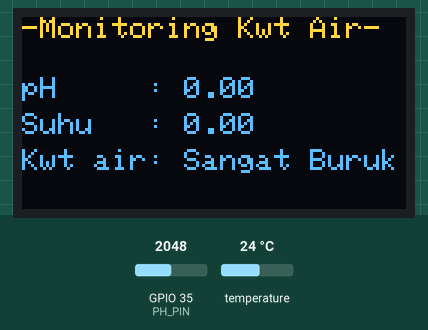
The sketch below on a simulated ESP32. On the bench: 128×64 one-colour display. Inputs (shaded band) come from the test bench; at power-on: temperature 24 °C, GPIO 35 (PH_PIN) = 2048. The OLED is the two-colour kind (top 16 rows yellow); WiFi joins after 1.5 s; servers stay silent unless stated; the display library's start-up logo is not drawn; uploads are accepted with an empty reply; EEPROM starts erased; what the sketch prints to the serial monitor is not drawn.

Above: at 7.2 s.
7.3 s: temperature set to 28 °C
At 14.8 s:
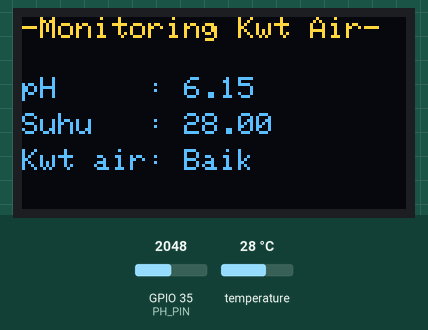
18.5 s: GPIO 35 (PH_PIN) set to 2190
At 30.3 s:
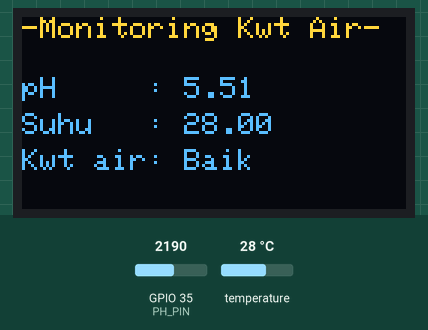
30.6 s: GPIO 35 (PH_PIN) set to 2309
At 37.9 s:
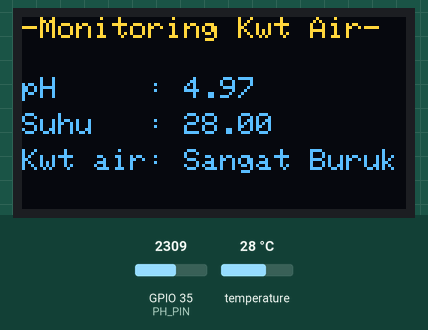
41.8 s: temperature set to 12 °C
At 52.5 s:
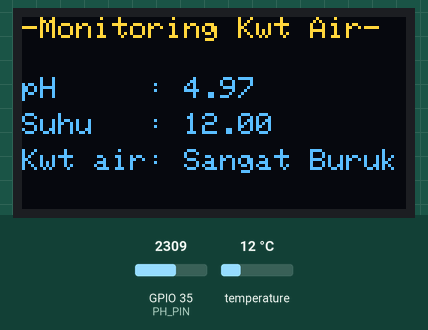
53.2 s: temperature set to 19 °C
64.4 s: GPIO 35 (PH_PIN) set to 2047
At 75.6 s:
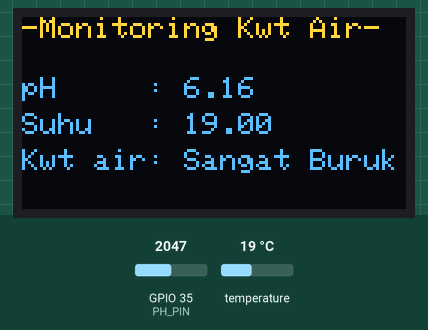
Timing chart, 0 to 76.7 s (numbered marks = the images above; inputs shaded):
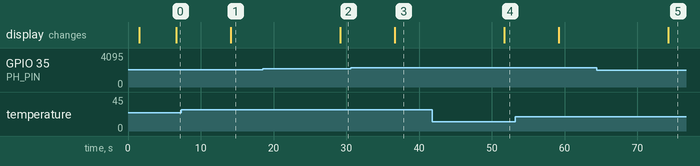

The sketch:

Skripsi_Ihsan-Magribi_WMS.ino
```cpp
#include "WiFi.h"
#include <HTTPClient.h>      //Spread Sheet library HTTP
#include "DFRobot_ESP_PH.h"  //PH Sensor
#include "EEPROM.h"
#include <OneWire.h>
#include <DallasTemperature.h>  //suhu Sensor
#include <FirebaseESP32.h>      //Firebase
#include <Wire.h>
#include <Adafruit_SSD1306.h>  // Memanggil Library OLED SSD1306
#include <string.h>

#define FIREBASE_HOST ""  //untuk database realtime
#define FIREBASE_AUTH ""  // untuk token database secrets
FirebaseData firebaseData;
FirebaseAuth firebaseAuth;
FirebaseConfig firebaseConfig;
//===========WiFi credentials==================
const char* ssid = "";    // change SSID
const char* password = "";  // change password
//  Google script ID and required credentials
String GOOGLE_SCRIPT_ID = "";  // change Gscript ID

// Constants for pH sensor
DFRobot_ESP_PH ph;
#define ESPADC 4096.0                 // The ESP32 Analog Digital Conversion value
#define ESPVOLTAGE 3300               // The ESP32 voltage supply value
#define PH_PIN 35                     // The ESP32 GPIO data pin number
const int oneWireBus = 5;             // Constants for DS18B20 suhu sensor
OneWire oneWire(oneWireBus);          // Setup oneWire instance to communicate with DS18B20
DallasTemperature sensors(&oneWire);  // Setup DallasTemperature to access the sensor

#define SCREEN_WIDTH 128  // Lebar Oled dalam Pixel
#define SCREEN_HEIGHT 64  // Tinggi Oled dalam Pixel
#define OLED_RESET 4
Adafruit_SSD1306 display(SCREEN_WIDTH, SCREEN_HEIGHT, &Wire, OLED_RESET);

float minr[26];
float A1[26];
float A2[26];
float voltage, pH, suhu, Z, a1, a2;
String hasil;
String hasilKodular;

void setup() {
  Serial.begin(115200);
  EEPROM.begin(32);  // Needed to permit storage of calibration value in EEPROM
  ph.begin();
  sensors.begin();  // Initialize the DS18B20 sensor
  Serial.println("DS18B20 Sensor Suhu");
  // connect to WiFi
  Serial.println();
  Serial.print("Connecting to wifi: ");
  Serial.println(ssid);
  Serial.flush();
  WiFi.begin(ssid, password);
  while (WiFi.status() != WL_CONNECTED) {
    delay(500);
    Serial.print(".");
  }
  // Konfigurasi Firebase
  firebaseConfig.host = FIREBASE_HOST;
  firebaseConfig.signer.tokens.legacy_token = FIREBASE_AUTH;
  Firebase.begin(&firebaseConfig, &firebaseAuth);
  //Display Oled
  if (!display.begin(SSD1306_SWITCHCAPVCC, 0x3C)) {  // alamat I2C 0x3C untuk 128x28
    Serial.println(F("SSD1306 Gagal"));
    for (;;)
      ;  // mengulang terus, hingga bisa menghubungkan ke I2C Oled
  }
}

// Fungsi keanggotaan untuk input pH air
float fuPSasam(float ph) {
  if (ph >= 5.5) {
    return 0;
  } else if (5 < ph && ph < 5.5) {
    return (5.5 - ph) / (5.5 - 5);
  } else if (ph <= 5) {
    return 1;
  }
  return 0;
}

float fuPasam(float ph) {
  if (ph <= 5 || ph >= 6.5) {
    return 0;
  } else if (5 < ph && ph < 5.5) {
    return (ph - 5) / (5.5 - 5);
  } else if (5.5 <= ph && ph <= 6) {
    return 1;
  } else if (6 < ph && ph < 6.5) {
    return (6.5 - ph) / (6.5 - 6);
  }
  return 0;
}

float fuPnormal(float ph) {
  if (ph <= 6 || ph >= 8) {
    return 0;
  } else if (6 < ph && ph < 7) {
    return (ph - 6) / (7 - 6);
  } else if (ph == 7) {
    return 1;
  } else if (7 < ph && ph < 8) {
    return (8 - ph) / (8 - 7);
  }
  return 0;
}

float fuPbasa(float ph) {
  if (ph <= 7.5 || ph >= 9) {
    return 0;
  } else if (7.5 < ph && ph < 8) {
    return (ph - 7.5) / (8 - 7.5);
  } else if (8 <= ph && ph <= 8.5) {
    return 1;
  } else if (8.5 < ph && ph < 9) {
    return (9 - ph) / (9 - 8.5);
  }
  return 0;
}

float fuPSbasa(float ph) {
  if (ph <= 8.5) {
    return 0;
  } else if (8.5 < ph && ph < 9) {
    return (ph - 8.5) / (9 - 8.5);
  } else if (ph >= 9) {
    return 1;
  }
  return 0;
}

// Fungsi keanggotaan untuk input suhu air
float fuSSdingin(float suhu) {
  if (suhu >= 26) {
    return 0;
  } else if (25 < suhu && suhu < 26) {
    return (26 - suhu) / (26 - 25);
  } else if (suhu <= 25) {
    return 1;
  }
  return 0;
}

float fuSdingin(float suhu) {
  if (suhu <= 25 || suhu >= 28) {
    return 0;
  } else if (25 < suhu && suhu < 26) {
    return (suhu - 25) / (26 - 25);
  } else if (26 <= suhu && suhu <= 27) {
    return 1;
  } else if (27 < suhu && suhu < 28) {
    return (28 - suhu) / (28 - 27);
  }
  return 0;
}

float fuSnormal(float suhu) {
  if (suhu <= 27 || suhu >= 31) {
    return 0;
  } else if (27 < suhu && suhu < 29) {
    return (suhu - 27) / (29 - 27);
  } else if (suhu == 29) {
    return 1;
  } else if (29 < suhu && suhu < 31) {
    return (31 - suhu) / (31 - 29);
  }
  return 0;
}

float fuSpanas(float suhu) {
  if (suhu <= 30 || suhu >= 33) {
    return 0;
  } else if (30 < suhu && suhu < 31) {
    return (suhu - 30) / (31 - 30);
  } else if (31 <= suhu && suhu <= 32) {
    return 1;
  } else if (32 < suhu && suhu < 33) {
    return (33 - suhu) / (33 - 32);
  }
  return 0;
}

float fuSSpanas(float suhu) {
  if (suhu <= 32) {
    return 0;
  } else if (32 < suhu && suhu < 33) {
    return (suhu - 32) / (33 - 32);
  } else if (suhu >= 33) {
    return 1;
  }
  return 0;
}

float RUMUSOutputSangatBaik(float output) {
  a1 = output * (6 - 5) + 5;
  a2 = 7;
  return 0;
}

float RUMUSOutputBaik(float output) {
  a1 = output * (4 - 3) + 3;
  a2 = (-1) * ((output * (6 - 5)) - 6);
  return 0;
}


float RUMUSOutputBuruk(float output) {
  a1 = output * (2 - 1) + 1;
  a2 = (-1) * ((output * (4 - 3)) - 4);
  return 0;
}

float RUMUSOutputSangatBuruk(float output) {
  a1 = 0;
  a2 = (-1) * ((output * (2 - 1)) - 2);
  return 0;
}

//=============================================

float Minn(float a, float b) {
  return (a < b) ? a : b;
}

void rule(float pH, float suhu, float* Rule) {
  // R1 If pH Normal and Suhu Normal then kualitas Sangat_Baik
  Rule[1] = Minn(fuPnormal(pH), fuSnormal(suhu));
  minr[1] = RUMUSOutputSangatBaik(Rule[1]);
  A1[1] = a1;
  A2[1] = a2;

  // R2 If pH Normal and Suhu Panas then kualitas Baik
  Rule[2] = Minn(fuPnormal(pH), fuSpanas(suhu));
  minr[2] = RUMUSOutputBaik(Rule[2]);
  A1[2] = a1;
  A2[2] = a2;

  // R3 If pH Normal and Suhu Dingin then kualitas Baik
  Rule[3] = Minn(fuPnormal(pH), fuSdingin(suhu));
  minr[3] = RUMUSOutputBaik(Rule[3]);
  A1[3] = a1;
  A2[3] = a2;

  // R4 If pH Normal and Suhu Sangat Panas then kualitas Sangat_Buruk
  Rule[4] = Minn(fuPnormal(pH), fuSSpanas(suhu));
  minr[4] = RUMUSOutputSangatBuruk(Rule[4]);
  A1[4] = a1;
  A2[4] = a2;

  // R5 If pH Normal and Suhu Sangat Dingin then kualitas Sangat_Buruk
  Rule[5] = Minn(fuPnormal(pH), fuSSdingin(suhu));
  minr[5] = RUMUSOutputSangatBuruk(Rule[5]);
  A1[5] = a1;
  A2[5] = a2;

  // R6 If pH Asam and Suhu Normal then kualitas Baik
  Rule[6] = Minn(fuPasam(pH), fuSnormal(suhu));
  minr[6] = RUMUSOutputBaik(Rule[6]);
  A1[6] = a1;
  A2[6] = a2;

  // R7 If pH Asam and Suhu Panas then kualitas Buruk
  Rule[7] = Minn(fuPasam(pH), fuSpanas(suhu));
  minr[7] = RUMUSOutputBuruk(Rule[7]);
  A1[7] = a1;
  A2[7] = a2;

  // R8 If pH Asam and Suhu Dingin then kualitas Buruk
  Rule[8] = Minn(fuPasam(pH), fuSdingin(suhu));
  minr[8] = RUMUSOutputBuruk(Rule[8]);
  A1[8] = a1;
  A2[8] = a2;

  // R9 If pH Asam and Suhu Sangat Panas then kualitas Sangat_Buruk
  Rule[9] = Minn(fuPasam(pH), fuSSpanas(suhu));
  minr[9] = RUMUSOutputSangatBuruk(Rule[9]);
  A1[9] = a1;
  A2[9] = a2;

  // R10 If pH Asam and Suhu Sangat Dingin then kualitas Sangat_Buruk
  Rule[10] = Minn(fuPasam(pH), fuSSdingin(suhu));
  minr[10] = RUMUSOutputSangatBuruk(Rule[10]);
  A1[10] = a1;
  A2[10] = a2;

  // R11 If pH Basa and Suhu Normal then kualitas Baik
  Rule[11] = Minn(fuPbasa(pH), fuSnormal(suhu));
  minr[11] = RUMUSOutputBaik(Rule[11]);
  A1[11] = a1;
  A2[11] = a2;

  // R12 If pH Basa and Suhu Panas then kualitas Buruk
  Rule[12] = Minn(fuPbasa(pH), fuSpanas(suhu));
  minr[12] = RUMUSOutputBuruk(Rule[12]);
  A1[12] = a1;
  A2[12] = a2;

  // R13 If pH Basa and Suhu Dingin then kualitas Buruk
  Rule[13] = Minn(fuPbasa(pH), fuSdingin(suhu));
  minr[13] = RUMUSOutputBuruk(Rule[13]);
  A1[13] = a1;
  A2[13] = a2;

  // R14 If pH Basa and Suhu Sangat Panas then kualitas Sangat_Buruk
  Rule[14] = Minn(fuPbasa(pH), fuSSpanas(suhu));
  minr[14] = RUMUSOutputSangatBuruk(Rule[14]);
  A1[14] = a1;
  A2[14] = a2;

  // R15 If pH Basa and Suhu Sangat Dingin then kualitas Sangat_Buruk
  Rule[15] = Minn(fuPbasa(pH), fuSSdingin(suhu));
  minr[15] = RUMUSOutputSangatBuruk(Rule[15]);
  A1[15] = a1;
  A2[15] = a2;

  // R16 If pH Sangat_Asam and Suhu Normal then kualitas Sangat_Buruk
  Rule[16] = Minn(fuPSasam(pH), fuSnormal(suhu));
  minr[16] = RUMUSOutputSangatBuruk(Rule[16]);
  A1[16] = a1;
  A2[16] = a2;

  // R17 If pH Sangat_Asam and Suhu Panas then kualitas Sangat_Buruk
  Rule[17] = Minn(fuPSasam(pH), fuSpanas(suhu));
  minr[17] = RUMUSOutputSangatBuruk(Rule[17]);
  A1[17] = a1;
  A2[17] = a2;

  // R18 If pH Sangat_Asam and Suhu Dingin then kualitas Sangat_Buruk
  Rule[18] = Minn(fuPSasam(pH), fuSdingin(suhu));
  minr[18] = RUMUSOutputSangatBuruk(Rule[18]);
  A1[18] = a1;
  A2[18] = a2;

  // R19 If pH Sangat_Asam and Suhu Sangat Panas then kualitas Sangat_Buruk
  Rule[19] = Minn(fuPSasam(pH), fuSSpanas(suhu));
  minr[19] = RUMUSOutputSangatBuruk(Rule[19]);
  A1[19] = a1;
  A2[19] = a2;

  // R20 If pH Sangat_Asam and Suhu Sangat Dingin then kualitas Sangat_Buruk
  Rule[20] = Minn(fuPSasam(pH), fuSSdingin(suhu));
  minr[20] = RUMUSOutputSangatBuruk(Rule[20]);
  A1[20] = a1;
  A2[20] = a2;

  // R21 If pH Sangat_Basa and Suhu Normal then kualitas Sangat_Buruk
  Rule[21] = Minn(fuPSbasa(pH), fuSnormal(suhu));
  minr[21] = RUMUSOutputSangatBuruk(Rule[21]);
  A1[21] = a1;
  A2[21] = a2;

  // R22 If pH Sangat_Basa and Suhu Panas then kualitas Sangat_Buruk
  Rule[22] = Minn(fuPSbasa(pH), fuSpanas(suhu));
  minr[22] = RUMUSOutputSangatBuruk(Rule[22]);
  A1[22] = a1;
  A2[22] = a2;

  // R23 If pH Sangat_Basa and Suhu Dingin then kualitas Sangat_Buruk
  Rule[23] = Minn(fuPSbasa(pH), fuSdingin(suhu));
  minr[23] = RUMUSOutputSangatBuruk(Rule[23]);
  A1[23] = a1;
  A2[23] = a2;

  // R24 If pH Sangat_Basa and Suhu Sangat Panas then kualitas Sangat_Buruk
  Rule[24] = Minn(fuPSbasa(pH), fuSSpanas(suhu));
  minr[24] = RUMUSOutputSangatBuruk(Rule[24]);
  A1[24] = a1;
  A2[24] = a2;

  // R25 If pH Sangat_Basa and Suhu Sangamt Dingin then kualitas Sangat_Buruk
  Rule[25] = Minn(fuPSbasa(pH), fuSSdingin(suhu));
  minr[25] = RUMUSOutputSangatBuruk(Rule[25]);
  A1[25] = a1;
  A2[25] = a2;
}

float defuzzyfikasi(float* Rule) {
  float MIN = 100;
  float MAX = 0;
  float max_membership = 0;


  // Cari nilai maksimum keanggotaan dari semua aturan
  for (int i = 1; i <= 25; i++) {
    if (Rule[i] > max_membership) {
      max_membership = Rule[i];
    }
  }

  for (int i = 1; i <= 25; i++) {
    if (Rule[i] == max_membership) {

      if (A1[i] < MIN) {
        MIN = A1[i];
      }
      if (A2[i] > MAX) {
        MAX = A2[i];
      }
    }
  }

  Z = (((MAX - MIN + 1) * (MIN + MAX)) / 2) / (MAX - MIN + 1);

  return Z;
}

void loop() {
  float Rule[26];
  static unsigned long timepoint = millis();
  if (millis() - timepoint > 1000U)  // Time interval: 1s
  {
    timepoint = millis();
    // Read the suhu from the DS18B20 sensor
    sensors.requestTemperatures();
    suhu = sensors.getTempCByIndex(0);
    // Voltage = rawPinValue / ESPADC * ESPVOLTAGE
    voltage = analogRead(PH_PIN) / ESPADC * ESPVOLTAGE;  // Read the voltage
    Serial.print("Voltage: ");
    Serial.println(voltage, 4);

    // Display suhu
    Serial.print("suhu: ");
    Serial.print(suhu, 1);
    Serial.println(" °C");

    // Convert voltage to pH with suhu compensation
    pH = ph.readPH(voltage, suhu);
    Serial.print("pH: ");
    Serial.println(pH, 4);
  }
  //-----------------------------------
  Serial.print("Nilai pH         : ");
  Serial.println(pH);
  Serial.print("Nilai Suhu       : ");
  Serial.println(suhu);
  Serial.println("===========================================");
  Serial.println("===========   [KEANGGOTAAN SUHU]   ========");

  Serial.print("Sangat dingin    : ");
  Serial.println(fuSSdingin(suhu));
  Serial.print("Dingin           : ");
  Serial.println(fuSdingin(suhu));
  Serial.print("Normal           : ");
  Serial.println(fuSnormal(suhu));
  Serial.print("Panas            : ");
  Serial.println(fuSpanas(suhu));
  Serial.print("Sangat panas     : ");
  Serial.println(fuSSpanas(suhu));
  Serial.println("============   [KEANGGOTAAN PH]   =========");
  Serial.print("Sangat asam      : ");
  Serial.println(fuPSasam(pH));
  Serial.print("Asam             : ");
  Serial.println(fuPasam(pH));
  Serial.print("Normal           : ");
  Serial.println(fuPnormal(pH));
  Serial.print("Basa             : ");
  Serial.println(fuPbasa(pH));
  Serial.print("Sangat basa      : ");
  Serial.println(fuPSbasa(pH));
  Serial.println("===========================================");

  // Terapkan aturan untuk mendapatkan nilai fuzzy
  rule(pH, suhu, Rule);


  Serial.print("Deffuzzyfikasi   : ");
  Serial.println(defuzzyfikasi(Rule));

  Serial.print("Kualitas Air     : ");
  if (defuzzyfikasi(Rule) < 1.50) {
    hasil = "Sangat Buruk";
    hasilKodular = "Sangat-Buruk";
  }

  else if (defuzzyfikasi(Rule) < 3.50 && defuzzyfikasi(Rule) >= 1.50) {
    hasil = "Buruk";
    hasilKodular = "Buruk";
  }

  else if (defuzzyfikasi(Rule) < 5.50 && defuzzyfikasi(Rule) >= 3.50) {
    hasil = "Baik";
    hasilKodular = "Baik";
  }

  else if (defuzzyfikasi(Rule) >= 5.50) {
    hasil = "Sangat Baik";
    hasilKodular = "Sangat-Baik";
  }
  Serial.println(hasil);
  Serial.println();

  delay(5000);
  display.display();
  display.clearDisplay();               //Membersihkan tampilan
  display.setTextSize(1);               //Ukuran tulisan
  display.setTextColor(SSD1306_WHITE);  //Warna Tulisan
  display.setCursor(0, 0);              // Koordinat awal tulisan (x,y) dimulai dari atas-kiri
  display.print("-Monitoring Kwt Air-");
  display.setCursor(0, 20);    // Koordinat awal tulisan (x,y) dimulai dari atas-kiri
  display.print("pH     : ");  //Menampilkan Tulisan RobotikIndonesia
  display.println(pH);
  display.setCursor(0, 32);    // Koordinat awal tulisan (x,y) dimulai dari atas-kiri
  display.print("Suhu   : ");  //Menampilkan nilai variabel dataInt
  display.println(suhu);
  display.setCursor(0, 44);  // Koordinat awal tulisan (x,y) dimulai dari atas-kiri
  display.print("Kwt air: ");
  display.println(hasil);
  display.display();                              //Mulai Menampilkan
                                                  //-------------------- Mengirimkan data suhu dan kelembaban ke Firebase ----------------------
  String nilaipH = String(pH, 2);                 // Membatasi nilai pH menjadi 2 desimal
  String nilaisuhu = String(suhu, 2);
  float nilaidefuzifikasi = defuzzyfikasi(Rule);  //buat variable baru untuk nilai defuzifikasi


  if (Firebase.setString(firebaseData, "/Hasil_Pembacaan/pH", nilaipH)) {
    Serial.println("pH terkirim");
  } else {
    Serial.println("pH tidak terkirim");
    Serial.println("Karena: " + firebaseData.errorReason());
  }

  if (Firebase.setString(firebaseData, "/Hasil_Pembacaan/Suhu", nilaisuhu)) {
    Serial.println("Suhu terkirim");
    Serial.println();
  } else {
    Serial.println("suhu tidak terkirim");
    Serial.println("Karena: " + firebaseData.errorReason());
  }

  if (Firebase.setString(firebaseData, "/Hasil_Pembacaan/Defuzifikasi", hasilKodular)) {
    Serial.println("Hasil Defuzifikasi terkirim");
    Serial.println();
  } else {
    Serial.println("Hasil Defuzifikasi tidak terkirim");
    Serial.println("Karena: " + firebaseData.errorReason());
  }
  //-----------------------------------
  String urlFinal = "https://script.google.com/macros/s/" + GOOGLE_SCRIPT_ID + "/exec?" + "pH=" + String(pH) + "&suhu=" + String(suhu) + "&hasil=" + String(hasil) + "&nilaidefuzifikasi=" + String(nilaidefuzifikasi);
  HTTPClient http;
  http.begin(urlFinal.c_str());
  http.setFollowRedirects(HTTPC_STRICT_FOLLOW_REDIRECTS);
  int httpCode = http.GET();
  //getting response from google sheet
  String payload;
  if (httpCode > 0) {
    payload = http.getString();
    Serial.println("Payload: " + payload);
  }
  //---------------------------------------------------------------------
  http.end();
  delay(1000);
}
```

Measured:
- the behaviour switches between 2247 and 2248 on GPIO 35 (PH_PIN) (found by bisection; images 2 and 3)
- after the input at 7.3 s, the display: changes after 6.9 s (image 1)
- after the input at 18.5 s, the display: changes after 10.7 s (image 2)
- after the input at 30.6 s, the display: changes after 6.1 s (image 3)
- after the input at 41.8 s, the display: changes after 9.9 s (image 4)
- after the input at 64.4 s, the display: changes after 9.8 s (image 5)
